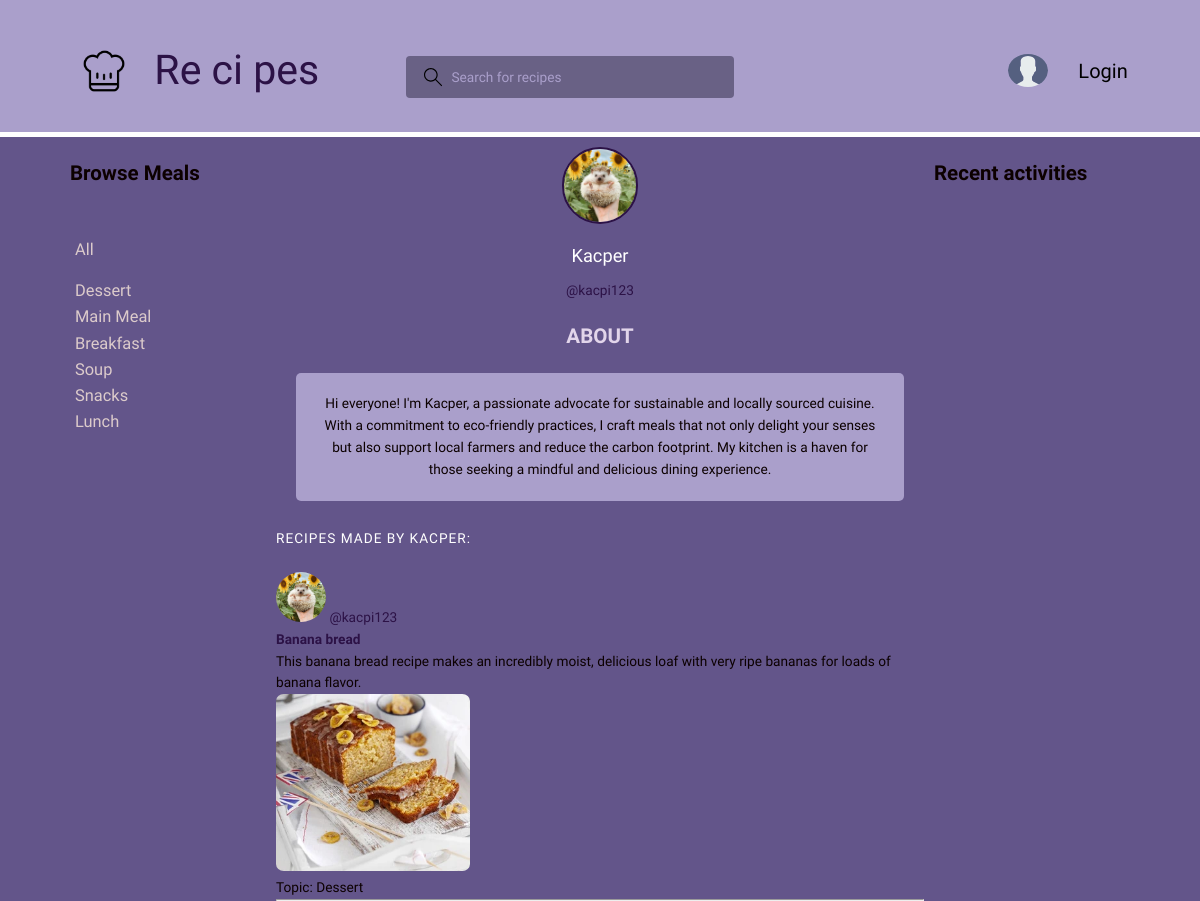
Screenshot of /profile/6/ with the database file from the repository.
### base/models.py (models this page shows, shortened)
class Topic(models.Model):
    name = models.CharField(max_length=200)

class User(AbstractUser):
    name = models.CharField(max_length=200, null=True)
    email = models.EmailField(unique=True, null=True)
    bio = models.TextField(null=True)
    avatar = models.ImageField(null=True, default='avatar.svg')
    REQUIRED_FIELDS = []

class Recipe(models.Model):
    name = models.CharField(max_length=200)
    description = models.TextField(null=True, blank=True)
    topic = models.ForeignKey(Topic, on_delete=models.SET_NULL, null=True)
    pub_date = models.DateTimeField(auto_now_add=True)
    autor = models.ForeignKey(User, on_delete=models.CASCADE, null=True)
    recipe_image = models.ImageField(default='avatar.svg')
    text = models.TextField(null=True)
    REQUIRED_FIELDS = [recipe_image]
    class Meta:
        ordering = ['-pub_date']

### base/views.py (the view)
# urls.py: path('profile/<str:pk>/', views.userProfile, name='user-profile'),
def userProfile(request, pk):
    user = User.objects.get(id=pk)
    recipes = user.recipe_set.all()
    comments = user.comment_set.all()
    topics = Topic.objects.all()
    context = {'user': user, 'recipes': recipes, 'comments': comments, 'topics': topics}
    return render(request, 'base/profile.html', context)

### base/templates/base/profile.html (shortened to what this page needs)
{% extends 'main.html' %}
{% block content %}
<main>
  <div class="container">
    <div>
    {% include 'base/topics.html' %}
    </div>
    <div class="recipeList">
      <div class="profile">
        <div class="profile__avatar">
          <div class="avatar avatar--large active">
            <img src="{{user.avatar.url}}" />
          </div>
        </div>
        <div class="profile__info">
          <h3>{{user.name}}</h3>
          <p>@{{user.username}}</p>
        </div>
        <div class="profile__about">
          <h3>About</h3>
          <p class="about">
            {{user.bio}}
          </p>
        </div>
      </div>
      <div class="recipeList__header">
        <div>
          <h2>Recipes made by {{user.name }}: </a>
          </h2>
        </div>
      </div>
      {% include 'base/feed_component.html' %}
    </div>
    <div>
    {% include 'base/activity_component.html' %}
        </div>
  </div>
</main>
{% endblock content %}

### templates/main.html (shortened to what this page needs)
<!doctype html>
{% load static %}
<html lang="en">
<head>
    <link rel="stylesheet" type="text/css" media="screen" href="{% static 'styles/style.css' %}">
</head>
<body>
{% include 'navbar.html' %}
{% block content %}
{% endblock %}
</body>
</html>

### templates/navbar.html (shortened to what this page needs)
{% load static %}
<header class="header header--loggedIn">
    <div class="container">
        <a href="{% url 'home' %}" class="header__logo">
            <img src="{% static 'images/logo1.png' %}" width=50px />
            <p class="title_web ">Re ci pes</p>
        </a>
        <form class="header__search" method="GET" action="{% url 'home' %}">
            <label style="margin-bottom: 20px; ">
                <input  name="q" placeholder="Search for recipes" />
            </label>
        </form>
        <nav class="header__menu">
            {% if request.user.is_authenticated %}
            <div class="header__user">
                <a href="{% url 'user-profile' request.user.id %}">
                    <div class="avatar avatar--medium active">
                        <img width="50px" src="{{ request.user.avatar.url }}" />
                    </div>
                    <p>{{request.user.name}} <span>@{{request.user.username}}</span></p>
                </a>
            </div>
                <div class="dropdown-menu">
                <a href="{% url 'update-user' %}" class="dropdown-link"><svg version="1.1"
                        xmlns="http://www.w3.org/2000/svg" width="32" height="32" viewBox="0 0 32 32">
                        <title>tools</title>
                        <path
                            d="M27.465 32c-1.211 0-2.35-0.471-3.207-1.328l-9.392-9.391c-2.369 0.898-4.898 0.951-7.355 0.15-3.274-1.074-5.869-3.67-6.943-6.942-0.879-2.682-0.734-5.45 0.419-8.004 0.135-0.299 0.408-0.512 0.731-0.572 0.32-0.051 0.654 0.045 0.887 0.277l5.394 5.395 3.586-3.586-5.394-5.395c-0.232-0.232-0.336-0.564-0.276-0.887s0.272-0.596 0.572-0.732c2.552-1.152 5.318-1.295 8.001-0.418 3.274 1.074 5.869 3.67 6.943 6.942 0.806 2.457 0.752 4.987-0.15 7.358l9.392 9.391c0.844 0.842 1.328 2.012 1.328 3.207-0 2.5-2.034 4.535-4.535 4.535zM15.101 19.102c0.26 0 0.516 0.102 0.707 0.293l9.864 9.863c0.479 0.479 1.116 0.742 1.793 0.742 1.398 0 2.535-1.137 2.535-2.535 0-0.668-0.27-1.322-0.742-1.793l-9.864-9.863c-0.294-0.295-0.376-0.74-0.204-1.119 0.943-2.090 1.061-4.357 0.341-6.555-0.863-2.631-3.034-4.801-5.665-5.666-1.713-0.561-3.468-0.609-5.145-0.164l4.986 4.988c0.391 0.391 0.391 1.023 0 1.414l-5 5c-0.188 0.188-0.441 0.293-0.707 0.293s-0.52-0.105-0.707-0.293l-4.987-4.988c-0.45 1.682-0.397 3.436 0.164 5.146 0.863 2.631 3.034 4.801 5.665 5.666 2.2 0.721 4.466 0.604 6.555-0.342 0.132-0.059 0.271-0.088 0.411-0.088z">
                        </path>
                    </svg>
                    Settings</a>
                <a href="{% url 'logout' %}" class="dropdown-link"><svg version="1.1" xmlns="http://www.w3.org/2000/svg"
                        width="32" height="32" viewBox="0 0 32 32">
                        <title>sign-out</title>
                        <path
                            d="M3 0h22c0.553 0 1 0 1 0.553l-0 3.447h-2v-2h-20v28h20v-2h2l0 3.447c0 0.553-0.447 0.553-1 0.553h-22c-0.553 0-1-0.447-1-1v-30c0-0.553 0.447-1 1-1z">
                        </path>
                        <path
                            d="M21.879 21.293l1.414 1.414 6.707-6.707-6.707-6.707-1.414 1.414 4.293 4.293h-14.172v2h14.172l-4.293 4.293z">
                        </path>
                    </svg>
                    Logout</a>
            </div>
            {% else %}
                <div class="not_logged_container" >
                <img class="not_logged_img"  src="{% static 'images/avatar.svg' %}"  />
                <a style="padding-left: 10px; font-size: 20px" href="{% url 'login' %}">Login</a>
                </div>
            {% endif %}
        </nav>
    </div>
</header>

### base/templates/base/topics.html
<div>
        <h3>Browse Meals</h3>
        <br>
    <div class="topics">
        <a class ='topic_link' href="{% url 'home' %}">All</a>
    </div>
    <div class="topics">
        {% for topic in topics %}
            <div>
                <a class="topic_link" href="{% url 'home' %}?q={{ topic.name }}">{{ topic.name }}</a>
            </div>
        {% endfor %}
    </div>
    </div>

### base/templates/base/feed_component.html (shortened to what this page needs)
{% for recipe in recipes %}
            <div>
            <div>
                <img width="50px" src="{{ recipe.autor.avatar.url }} ">
                <a href="{% url 'user-profile' recipe.autor.id %}">@{{ recipe.autor.username }}</a>
            </div>
                <h5 style="font-weight: bold;"><a  href="{% url 'recipe' recipe.id %}"> {{ recipe.name }}</a></h5>
                <p>{{ recipe.description }}</p>
                <img class="recipe_image_feed" src=" {{ recipe.recipe_image.url }}">
                <br>
                <small id="recipe_topic" >Topic: {{ recipe.topic.name }}</small>
            </div>
        {% endfor %}

### base/templates/base/activity_component.html (shortened to what this page needs)
<h3>Recent activities</h3>
        <br>

### static/styles/style.css (style rules this page uses)
* { font-family: 'Comfortaa', sans-serif; margin: 0; padding: 0; box-sizing: border-box; text-rendering: optimizeLegibility; font-size: inherit; }
html { font-size: 57%; }
body { line-height: 1.6; font-weight: 400; font-size: 1.5rem; color: #0c0000; background-color: #63558a; min-height: 100vh; }
img { width: 50px; height: 50px; object-fit: cover; border-radius: 50%; }
a { display: inline-block; color: #2c1246; text-decoration: none; }
.recipe_image_feed { border-radius: 4%; width: 30%; height: 30%; }
.container { max-width: 120rem; width: 90%; margin: auto; }
.about { background-color: #aa9fcb; border-radius: 5px; margin: 20px; height: 20%; padding: 20px; }
.topic_link { color: #dccbcb }
.avatar { position: relative; display: inline-block; border-radius: 50%; border: 2px solid #2c1246; }
.avatar img { display: block; border-radius: 50%; object-fit: cover; object-position: center; }
.avatar.avatar--large img { display: block; width: 8rem; height: 8rem; border-radius: 50%; }
.avatar.avatar--large:after { width: 1rem; height: 1rem; bottom: 2px; right: 3.5px; }
.not_logged_container { height: 100%; display: inline-flex; font-weight: bold; }
.not_logged_img { width: 40px; object-fit: cover; margin-right: 20px; margin-top: 30px; }
.header { padding: 1.5rem; background-color: #aa9fcb; border-bottom: solid 5px white; }
.header > .container { display: flex; gap: 9.5rem; }
.header__logo, .header__user { display: flex; gap: 2rem; align-items: center; font-size: 200%; }
.header__logo > img { height: 7rem; width: 7rem; }
.header__search > label { background-color: #696185; padding: 1.3rem 1rem; display: flex; align-items: center; gap: 1rem; border-radius: 4px; margin-top: 10%; }
.header__search svg { fill: black; width: 2rem; height: 2rem; margin-left: 1rem; }
.header__search input { width: 30rem; background: transparent; border: none; outline: none; color: black; }
::placeholder { color: #aa9fcb; opacity: 1; }
.title_web { font-size: 150%; }
.header__menu { margin-left: auto; position: relative; }
.header__menu { display: inline-flex; gap: 5% }
.header__menu a { display: flex; align-items: center; font-weight: 500; text-decoration: none; color: #000000; }
.header__menu img { height: 3.6rem; }
.recipeList__header { display: flex; justify-content: space-between; align-items: center; margin-bottom: 2.4rem; }
.recipeList__header h2 { text-transform: uppercase; font-weight: 500; color: #ffffff; letter-spacing: 1px; }
h3 { font-size: 150%; margin: 10px }
.topics { font-size: 120%; margin: 15px }
.profile { margin-bottom: 3rem; }
.profile__avatar { text-align: center; }
.profile__info { text-align: center; }
.profile__info h3 { font-size: 2rem; color: white; font-weight: 400; }
.profile__info p { color: #2c1246; font-weight: 500; margin-bottom: 1rem; }
.profile__about { margin-top: 2rem; text-align: center; }
.container { display: grid; grid-template-columns: 1fr 3fr 1fr; margin-top: 10px; }
.profile__about h3 { text-transform: uppercase; color: #e2d5ea; margin-bottom: 0.5rem; }

### rows the page displays
Topic: name "Dessert"
Topic: name "Main Meal"
Topic: name "Breakfast"
Topic: name "Soup"
Topic: name "Snacks"
Topic: name "Lunch"
User: avatar (picture), name "Kacper", username "kacpi123", bio "Hi everyone! I'm Kacper, a passionate advocate for sustainable and locally sourced cuisine. With a commitment to eco-friendly practices, I craft meals that not only delight your senses but also support local farmers and reduce the carbon footprint. My kitchen is a haven for those seeking a mindful and delicious dining experience.", name "KACPER"
Recipe: autor.avatar (picture), autor.username "kacpi123", name "Banana bread", description "This banana bread recipe makes an incredibly moist, delicious loaf with very ripe bananas for loads of banana flavor.", recipe_image (picture), topic.name "Dessert"
